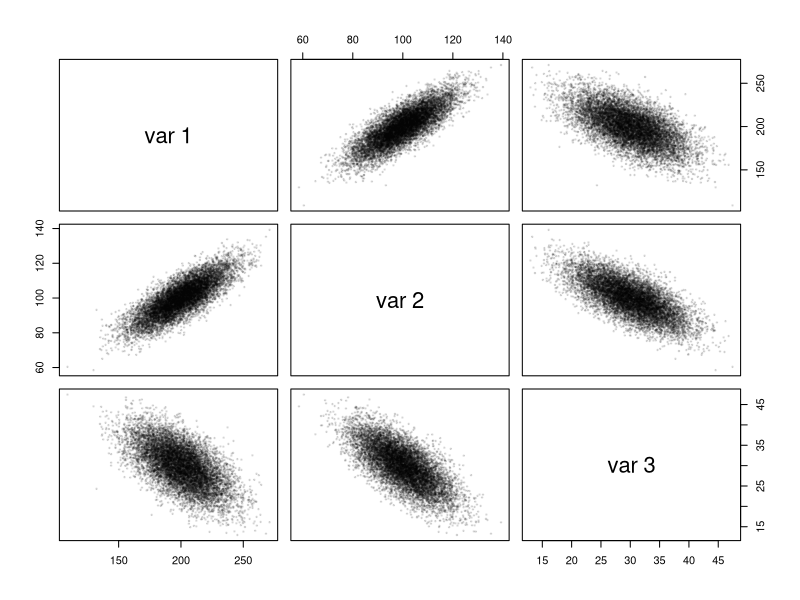

Recreate this plot in R.
## ---- chunk 1
varnames <- c("engine size", "top speed", "mpg")
means <- c(200, 100, 30) # in3, mph, mpg
sds <- c(20, 10, 5)
cors <- c(0.8, -0.6, -0.7) # size-speed, size-mpg, speed-mpg

cormat <- diag(3)
cormat[upper.tri(cormat)] <- cors
cormat[lower.tri(cormat)] <- t(cormat)[lower.tri(cormat)]
stopifnot(all(cormat == t(cormat)))

# covariance matrix
Sigma <- diag(sds) %*% cormat %*% diag(sds)

library(mvtnorm)
X <- rmvnorm(10000, mean=means, sigma=Sigma)
pairs(X, pch=20, cex=0.5, col=adjustcolor('black', 0.1))
